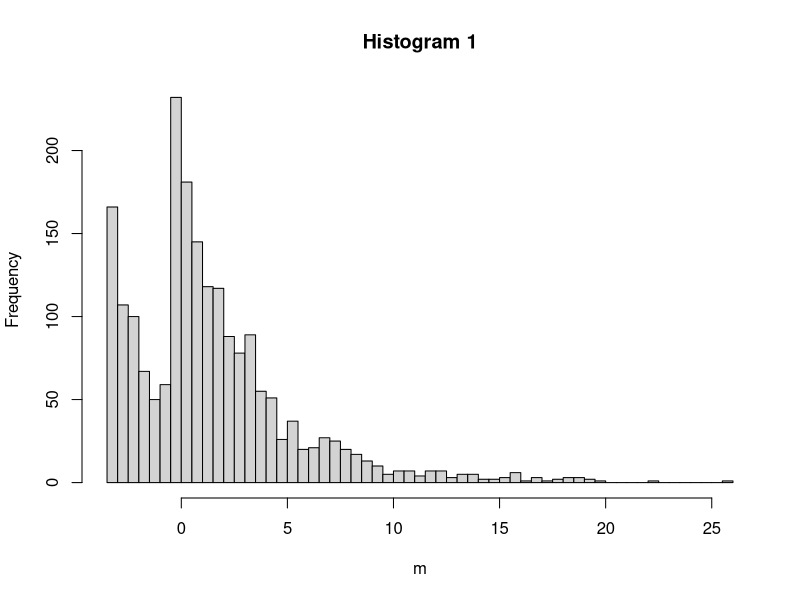
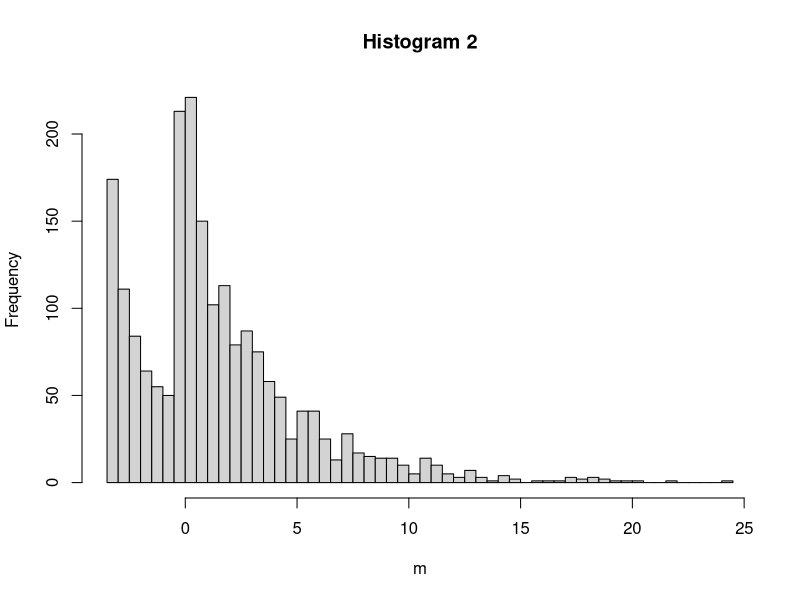
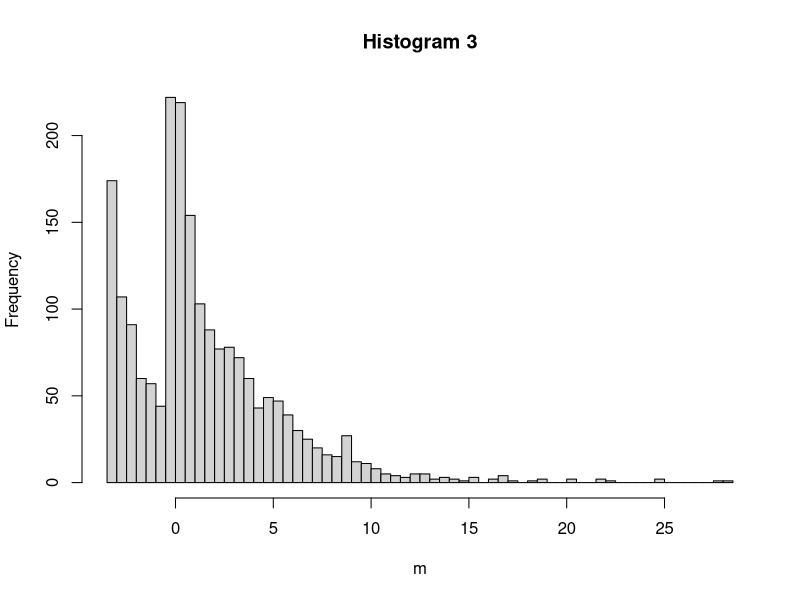
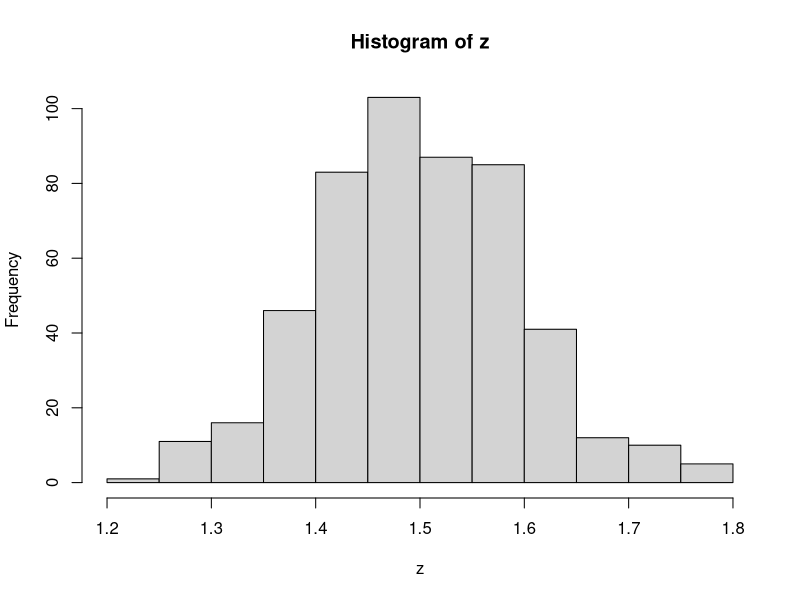

Reproduce these figures in R, in order.
install.packages("semTools")
library(semTools)

#Create a list of 0s 500 times
z = rep(0,500)

#On that list, we are going to add non normalized data of 1000 values
for (i in 1:500){
  m = mvrnonnorm(1000, c(1,2), matrix(c(10,2,2,5), 2,2), skewness = c(5,2), kurtosis = c(3,3))
  z[i] = mean(m)

#We are going to grab the first tree non normalized histograms  
  if (i<4){
    hist(m, breaks = 50, main = paste0("Histogram ", i))
  }
}

#Now with the mean of the dataset with non normalized data, se can see that becomes normalized data.
hist(z)
